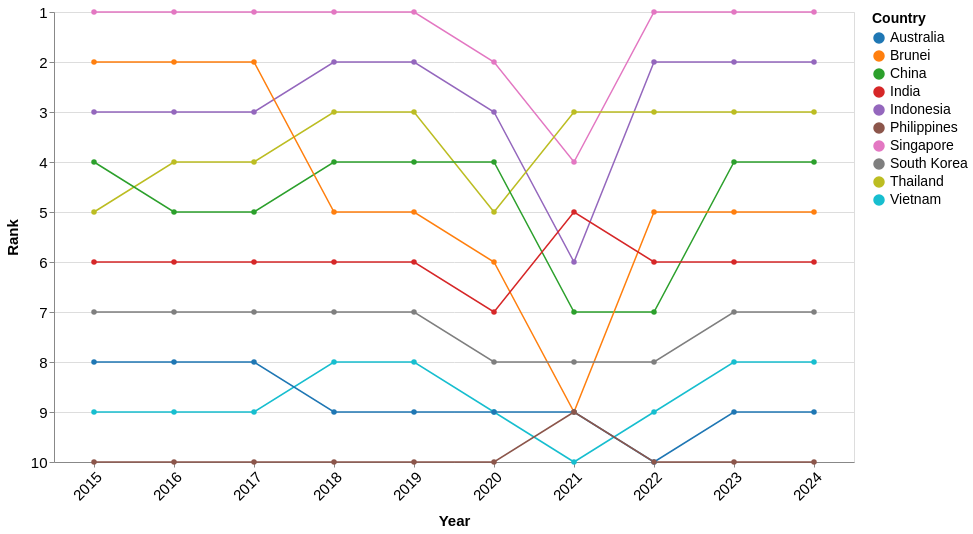

Vega-Lite specification for this chart:
### Vega-Lite specification from a JSON file in a GitHub repository (floating-point values rounded to 4 significant figures)
{"$schema": "https://vega.github.io/schema/vega-lite/v5.json", "data": {"values": [{"Country": "Singapore", "year": 2024, "Visitors": 4276007, "rank": 1}, {"Country": "Singapore", "year": 2023, "Visitors": 8308230, "rank": 1}, {"Country": "Singapore", "year": 2022, "Visitors": 5222991, "rank": 1}, {"Country": "Singapore", "year": 2021, "Visitors": 16308, "rank": 4}, {"Country": "Singapore", "year": 2020, "Visitors": 1545255, "rank": 2}, {"Country": "Singapore", "year": 2019, "Visitors": 10163882, "rank": 1}, {"Country": "Singapore", "year": 2018, "Visitors": 10615986, "rank": 1}, {"Country": "Singapore", "year": 2017, "Visitors": 12441713, "rank": 1}, {"Country": "Singapore", "year": 2016, "Visitors": 13272961, "rank": 1}, {"Country": "Singapore", "year": 2015, "Visitors": 12930754, "rank": 1}, {"Country": "Indonesia", "year": 2024, "Visitors": 1786630, "rank": 2}, {"Country": "Indonesia", "year": 2023, "Visitors": 3108165, "rank": 2}, {"Country": "Indonesia", "year": 2022, "Visitors": 1481739, "rank": 2}, {"Country": "Indonesia", "year": 2021, "Visitors": 11025, "rank": 6}, {"Country": "Indonesia", "year": 2020, "Visitors": 711723, "rank": 3}, {"Country": "Indonesia", "year": 2019, "Visitors": 3623277, "rank": 2}, {"Country": "Indonesia", "year": 2018, "Visitors": 3277689, "rank": 2}, {"Country": "Indonesia", "year": 2017, "Visitors": 2796570, "rank": 3}, {"Country": "Indonesia", "year": 2016, "Visitors": 3049964, "rank": 3}, {"Country": "Indonesia", "year": 2015, "Visitors": 2788033, "rank": 3}, {"Country": "Thailand", "year": 2024, "Visitors": 813783, "rank": 3}, {"Country": "Thailand", "year": 2023, "Visitors": 1551282, "rank": 3}, {"Country": "Thailand", "year": 2022, "Visitors": 715528, "rank": 3}, {"Country": "Thailand", "year": 2021, "Visitors": 59607, "rank": 3}, {"Country": "Thailand", "year": 2020, "Visitors": 394413, "rank": 5}, {"Country": "Thailand", "year": 2019, "Visitors": 1884306, "rank": 3}, {"Country": "Thailand", "year": 2018, "Visitors": 1914692, "rank": 3}, {"Country": "Thailand", "year": 2017, "Visitors": 1836522, "rank": 4}, {"Country": "Thailand", "year": 2016, "Visitors": 1780800, "rank": 4}, {"Country": "Thailand", "year": 2015, "Visitors": 1343569, "rank": 5}, {"Country": "China", "year": 2024, "Visitors": 1449711, "rank": 4}, {"Country": "China", "year": 2023, "Visitors": 1474114, "rank": 4}, {"Country": "China", "year": 2022, "Visitors": 211363, "rank": 7}, {"Country": "China", "year": 2021, "Visitors": 7701, "rank": 7}, {"Country": "China", "year": 2020, "Visitors": 405149, "rank": 4}, {"Country": "China", "year": 2019, "Visitors": 3114257, "rank": 4}, {"Country": "China", "year": 2018, "Visitors": 2944133, "rank": 4}, {"Country": "China", "year": 2017, "Visitors": 2281666, "rank": 5}, {"Country": "China", "year": 2016, "Visitors": 2124942, "rank": 5}, {"Country": "China", "year": 2015, "Visitors": 1677163, "rank": 4}, {"Country": "Brunei", "year": 2024, "Visitors": 565999, "rank": 5}, {"Country": "Brunei", "year": 2023, "Visitors": 811833, "rank": 5}, {"Country": "Brunei", "year": 2022, "Visitors": 301757, "rank": 5}, {"Country": "Brunei", "year": 2021, "Visitors": 773, "rank": 9}, {"Country": "Brunei", "year": 2020, "Visitors": 136020, "rank": 6}, {"Country": "Brunei", "year": 2019, "Visitors": 1216123, "rank": 5}, {"Country": "Brunei", "year": 2018, "Visitors": 1382031, "rank": 5}, {"Country": "Brunei", "year": 2017, "Visitors": 1660506, "rank": 2}, {"Country": "Brunei", "year": 2016, "Visitors": 1391016, "rank": 2}, {"Country": "Brunei", "year": 2015, "Visitors": 1133555, "rank": 2}, {"Country": "India", "year": 2024, "Visitors": 537493, "rank": 6}, {"Country": "India", "year": 2023, "Visitors": 671846, "rank": 6}, {"Country": "India", "year": 2022, "Visitors": 324548, "rank": 6}, {"Country": "India", "year": 2021, "Visitors": 3916, "rank": 5}, {"Country": "India", "year": 2020, "Visitors": 155883, "rank": 7}, {"Country": "India", "year": 2019, "Visitors": 735309, "rank": 6}, {"Country": "India", "year": 2018, "Visitors": 600311, "rank": 6}, {"Country": "India", "year": 2017, "Visitors": 552739, "rank": 6}, {"Country": "India", "year": 2016, "Visitors": 638578, "rank": 6}, {"Country": "India", "year": 2015, "Visitors": 722141, "rank": 6}, {"Country": "South Korea", "year": 2024, "Visitors": 232711, "rank": 7}, {"Country": "South Korea", "year": 2023, "Visitors": 400853, "rank": 7}, {"Country": "South Korea", "year": 2022, "Visitors": 146384, "rank": 8}, {"Country": "South Korea", "year": 2021, "Visitors": 3028, "rank": 8}, {"Country": "South Korea", "year": 2020, "Visitors": 119750, "rank": 8}, {"Country": "South Korea", "year": 2019, "Visitors": 673065, "rank": 7}, {"Country": "South Korea", "year": 2018, "Visitors": 616783, "rank": 7}, {"Country": "South Korea", "year": 2017, "Visitors": 484528, "rank": 7}, {"Country": "South Korea", "year": 2016, "Visitors": 444439, "rank": 7}, {"Country": "South Korea", "year": 2015, "Visitors": 421161, "rank": 7}, {"Country": "Vietnam", "year": 2024, "Visitors": 137344, "rank": 8}, {"Country": "Vietnam", "year": 2023, "Visitors": 286083, "rank": 8}, {"Country": "Vietnam", "year": 2022, "Visitors": 123931, "rank": 9}, {"Country": "Vietnam", "year": 2021, "Visitors": 14136, "rank": 10}, {"Country": "Vietnam", "year": 2020, "Visitors": 71622, "rank": 9}, {"Country": "Vietnam", "year": 2019, "Visitors": 892716, "rank": 8}, {"Country": "Vietnam", "year": 2018, "Visitors": 786327, "rank": 8}, {"Country": "Vietnam", "year": 2017, "Visitors": 638135, "rank": 9}, {"Country": "Vietnam", "year": 2016, "Visitors": 703737, "rank": 9}, {"Country": "Vietnam", "year": 2015, "Visitors": 646891, "rank": 9}, {"Country": "Australia", "year": 2024, "Visitors": 159318, "rank": 9}, {"Country": "Australia", "year": 2023, "Visitors": 276477, "rank": 9}, {"Country": "Australia", "year": 2022, "Visitors": 118598, "rank": 10}, {"Country": "Australia", "year": 2021, "Visitors": 33451, "rank": 9}, {"Country": "Australia", "year": 2020, "Visitors": 195146, "rank": 9}, {"Country": "Australia", "year": 2019, "Visitors": 1282782, "rank": 9}, {"Country": "Australia", "year": 2018, "Visitors": 1034871, "rank": 9}, {"Country": "Australia", "year": 2017, "Visitors": 899202, "rank": 8}, {"Country": "Australia", "year": 2016, "Visitors": 737115, "rank": 8}, {"Country": "Australia", "year": 2015, "Visitors": 714047, "rank": 8}, {"Country": "Philippines", "year": 2024, "Visitors": 60100, "rank": 10}, {"Country": "Philippines", "year": 2023, "Visitors": 137781, "rank": 10}, {"Country": "Philippines", "year": 2022, "Visitors": 86462, "rank": 10}, {"Country": "Philippines", "year": 2021, "Visitors": 10229, "rank": 9}, {"Country": "Philippines", "year": 2020, "Visitors": 53889, "rank": 10}, {"Country": "Philippines", "year": 2019, "Visitors": 1114257, "rank": 10}, {"Country": "Philippines", "year": 2018, "Visitors": 1167375, "rank": 10}, {"Country": "Philippines", "year": 2017, "Visitors": 1066461, "rank": 10}, {"Country": "Philippines", "year": 2016, "Visitors": 1029488, "rank": 10}, {"Country": "Philippines", "year": 2015, "Visitors": 957408, "rank": 10}]}, "width": 800, "height": 450, "mark": {"type": "line", "point": true, "strokeWidth": 1.5}, "encoding": {"x": {"field": "year", "type": "ordinal", "title": "Year", "axis": {"labelOverlap": "parity", "labelAngle": -45}}, "y": {"field": "rank", "type": "quantitative", "title": "Rank", "scale": {"domain": [10, 1], "nice": true}, "axis": {"reverse": true}}, "color": {"field": "Country", "type": "nominal", "scale": {"scheme": "category10"}}, "tooltip": [{"field": "Country", "type": "nominal", "title": "Country"}, {"field": "year", "type": "ordinal", "title": "Year"}, {"field": "rank", "type": "quantitative", "title": "Rank"}, {"field": "Visitors", "type": "quantitative", "title": "Visitors", "format": ","}]}, "config": {"axis": {"labelFontSize": 15, "titleFontSize": 15, "titlePadding": 10}, "legend": {"labelFontSize": 14, "titleFontSize": 14, "labelPadding": 10}, "tooltip": {"labelFontSize": 15, "titleFontSize": 15}}}
